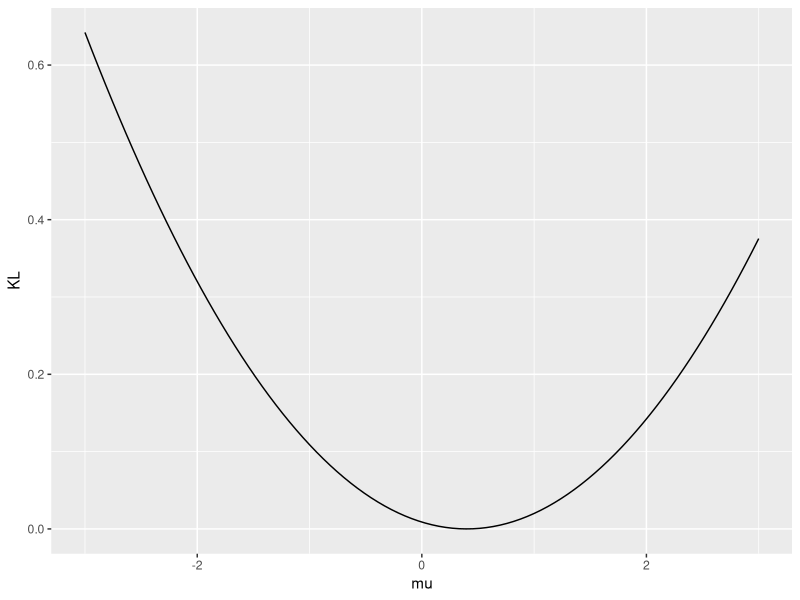

Recreate this plot in R.
## ---- chunk 1
library(ggplot2)
## ---- chunk 2
q <- c(mu=0.4,sigma=3)
## ---- chunk 3
KL <- function(par1,par2){
  result <- log(par2['sigma']/par1['sigma'])+
                (par1['sigma']^2+(par1['mu']-par2['mu'])^2)/(2*par2['sigma']^2)-1/2.0
  
  names(result) <- "KL"
  return(result)
}

p <- c(mu=0.1,sigma=3.)
## ---- chunk 4
KL(p,q)
KL(q,p)
## ---- chunk 5
mu <- seq(from=-3,to=3,length.out = 100)
KLFvals <- rep(0,times=100)
KLBvals <- rep(0,times=100)

for( i in 1:100){
  
  p['mu'] <- mu[i]
  KLFvals[i] <- KL(p,q)
  KLBvals[i] <- KL(q,p)  
}

plt<-ggplot() 
plt<- plt+geom_line(aes(x=mu,y=KLFvals))
plt<- plt+ylab("KL")
plt
## ---- chunk 6
# wrapper for the KL so that
# we can call it with one argument fixed. 
KLfun <- function(par){
  return(KL(par,q))
}

pinit <- c(mu=3,sigma=5)

optim(pinit,KLfun)
